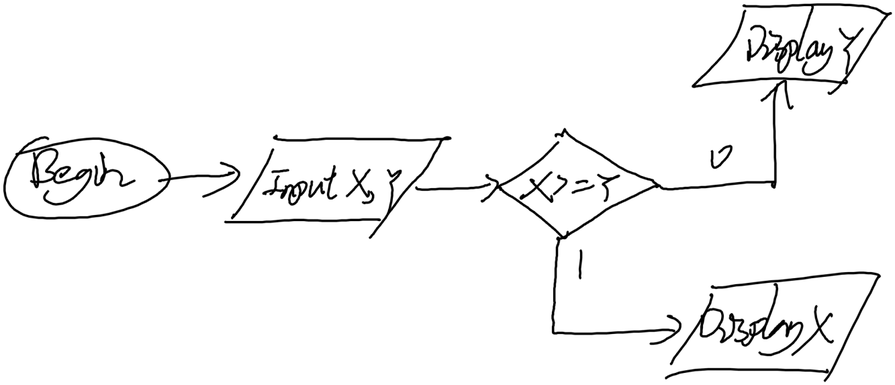
#> input picture test_images/writer004_fc_003b.png, 895 x 385 px, shrunk from 1333 x 573 before the run; its folder holds 4 pictures in this run
$ jupyter execute --allow-errors ExampleDiagramDecoding.ipynb
#> lines starting #> are read from the running program, lines starting #| are printed output that depends on the picture
#> (a cell that did not finish here is left out)

[cell 2]
# Create yolo model
yolo_model_path = "models/Yolov5s_best.pt"
#> (the rest of this cell did not finish here and is left out)

[cell 3]
# Create text model
text_model_path = "models/TRBA_best_accuracy.pth"
#> (the rest of this cell did not finish here and is left out)

[cell 4]
# Get test images
import os
from PIL import Image

dir_of_images = "test_images"

image_path_list = list(filter(lambda x: "jpg" in x or "png" in x or "jpeg" in x, os.listdir(dir_of_images)))
images = [Image.open(os.path.join(dir_of_images, image_path)) for image_path in image_path_list]
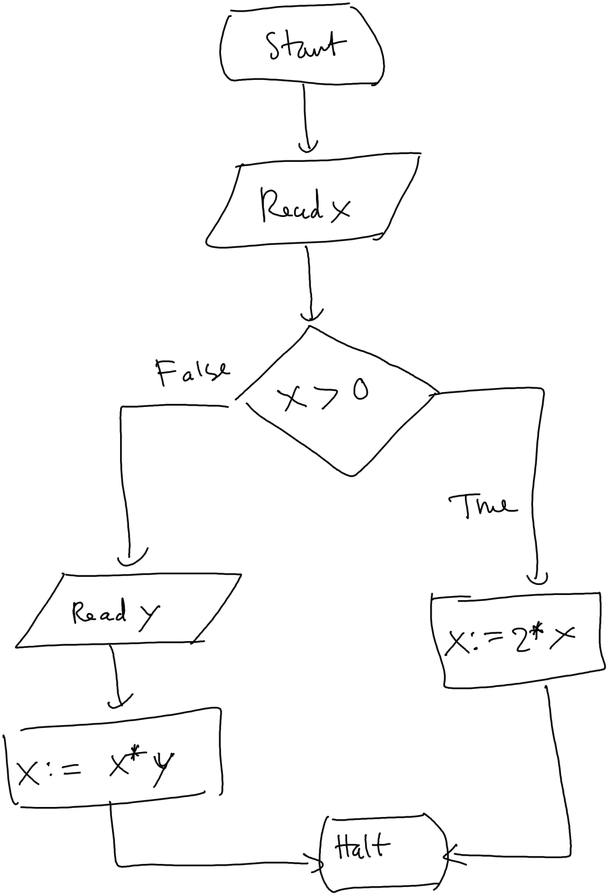
#> input picture test_images/writer005_fc_016.png, 608 x 895 px, shrunk from 906 x 1333 before the run
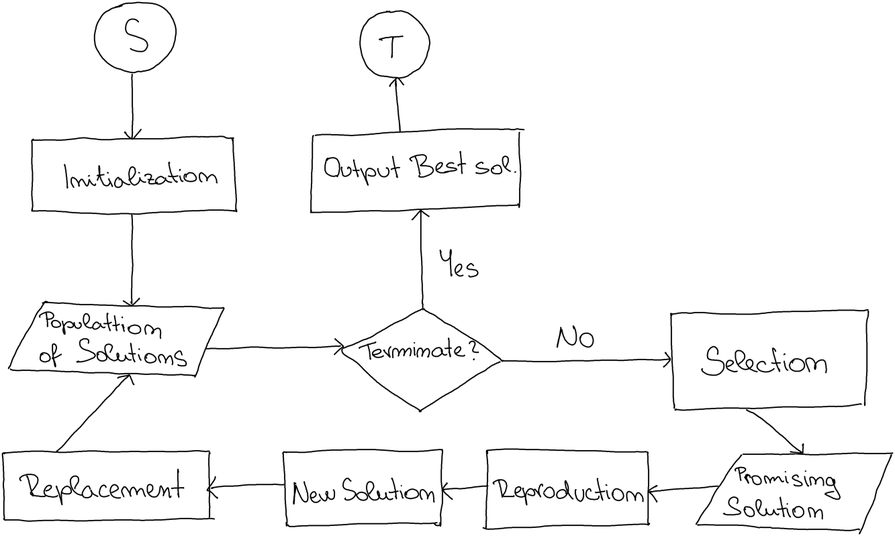
#> input picture test_images/writer018_fc_021.png, 895 x 536 px, shrunk from 1333 x 799 before the run
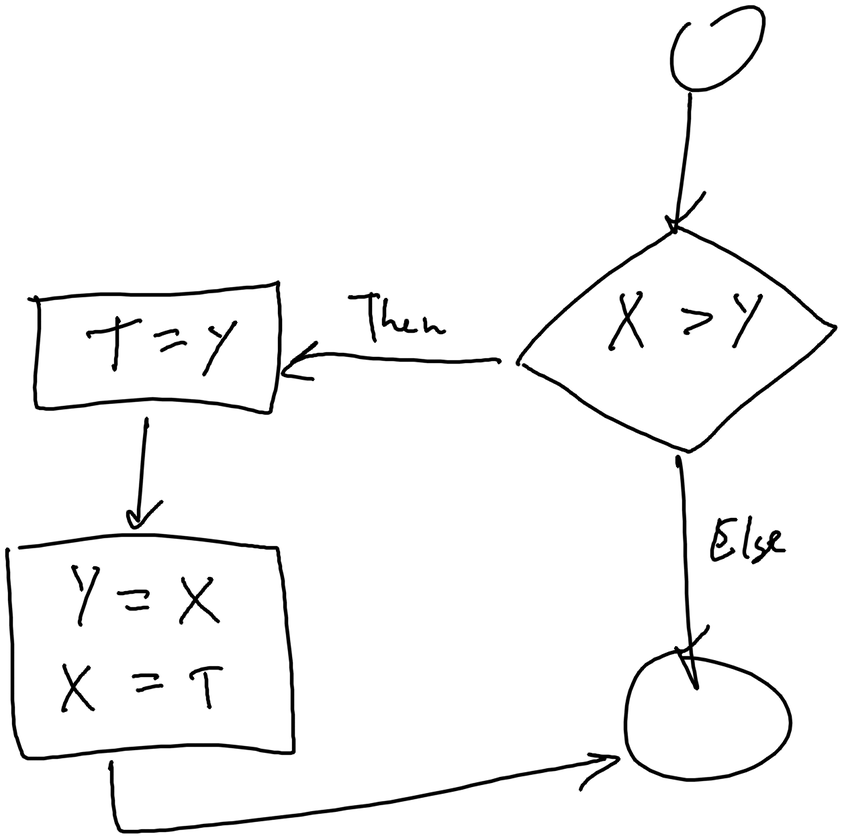
#> input picture test_images/writer020_fc_009b.png, 842 x 838 px, shrunk from 1254 x 1249 before the run
